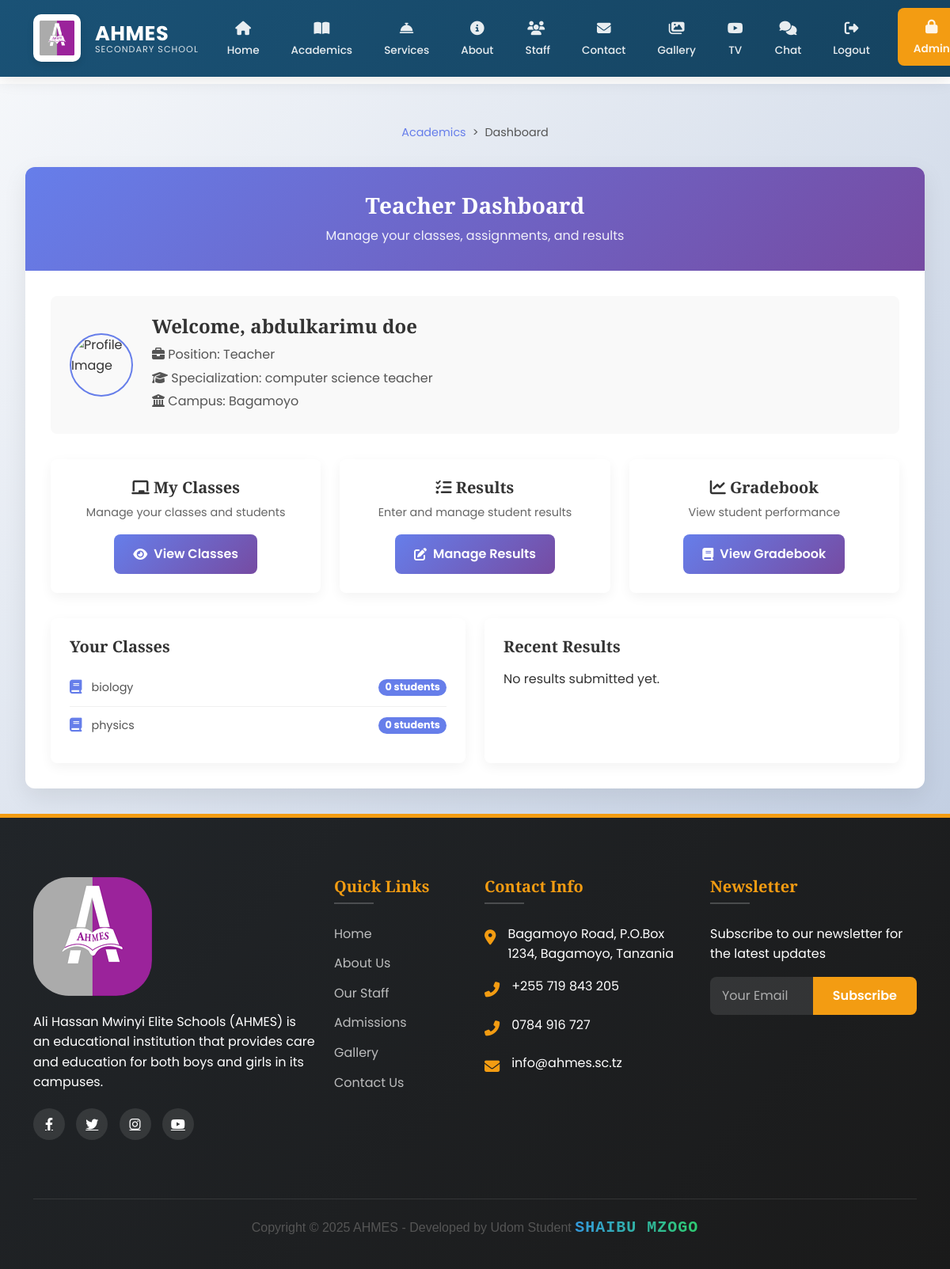
/academics/teacher/dashboard/ (signed in), run on an earlier commit of the app's database.
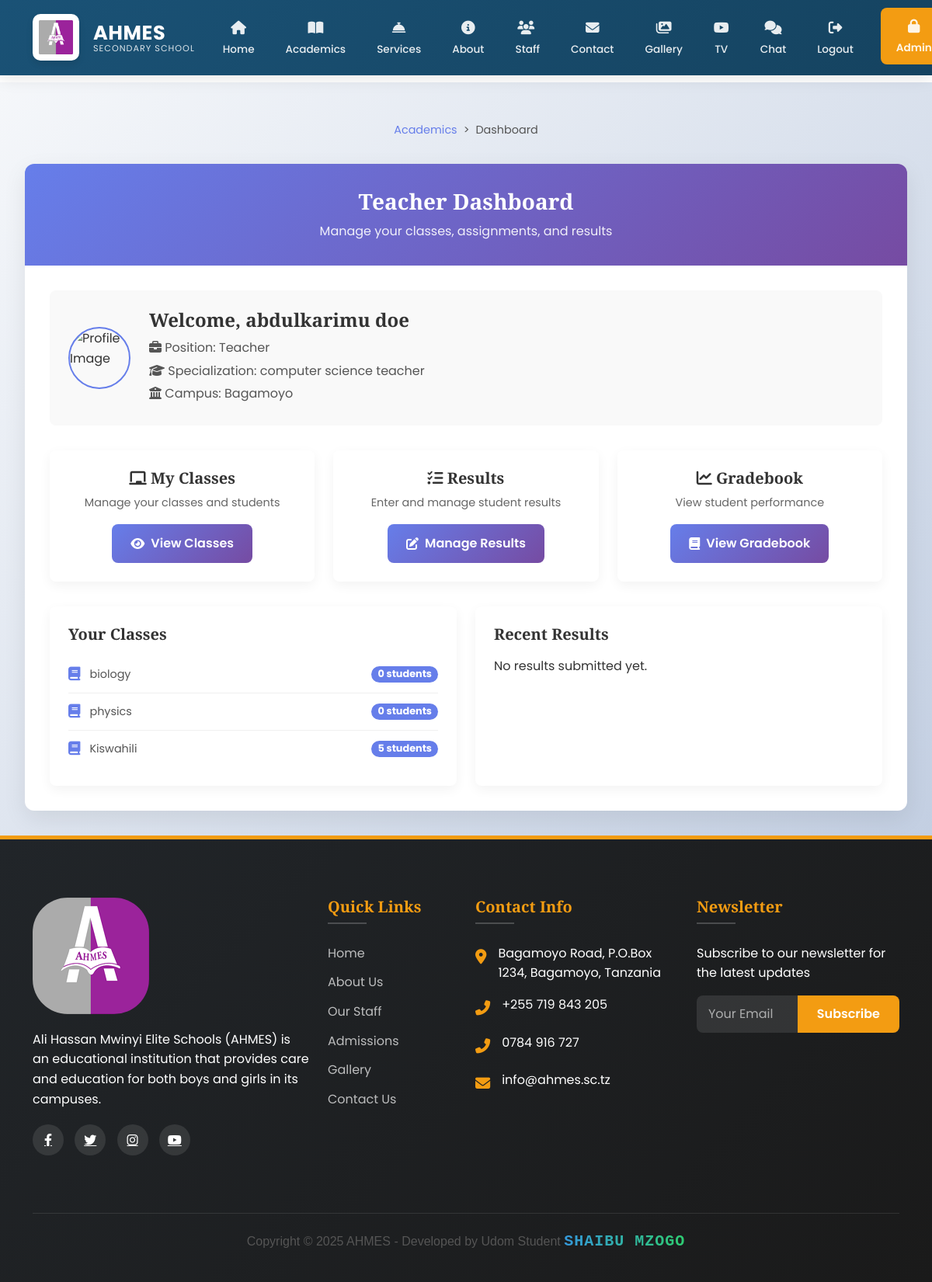
And on a later commit of the database.
### main/models.py (models this page shows, shortened)
class SchoolClass(models.Model):
    name = models.CharField(max_length=100)
    level = models.ForeignKey(Level, on_delete=models.CASCADE)
    teacher = models.ForeignKey(StaffMember, on_delete=models.CASCADE)
    students = models.ManyToManyField(Student)
    academic_year = models.CharField(max_length=20)
    created_at = models.DateTimeField(auto_now_add=True)
    updated_at = models.DateTimeField(auto_now=True)
    @property
    def student_count(self):
        return self.students.count()

### main/views.py (the view)
# urls.py: path('academics/teacher/dashboard/', teacher_dashboard, name='teacher_dashboard'),
@login_required
def teacher_dashboard(request):
    staff_profile = getattr(request.user, 'staff_profile', None)
    if not staff_profile or staff_profile.position != 'Teacher':
        raise PermissionDenied
    classes_taught = SchoolClass.objects.filter(teacher=staff_profile)
    return render(request, 'academics/teacher_dashboard.html', {
        'staff': staff_profile,
        'classes_taught': classes_taught
    })

### main/context_processors.py (called while the page is built)
def admin_counts(request):
    if request.user.is_authenticated and request.user.is_admin:
        return {
            'pending_comments': Comment.objects.filter(is_approved=False).count(),
            'gallery_count': Gallery.objects.count(),
        }
    return {}

def unread_messages_count(request):
    if request.user.is_authenticated:
        count = Message.objects.filter(
            conversation__participants=request.user,
            is_read=False
        ).exclude(
            sender=request.user
        ).count()
        print(f"DEBUG: Unread messages count for {request.user}: {count}")  # Debug output
        return {'unread_messages_count': count}
    return {}

### main/models.py (called while the page is built)
    def __str__(self):
        return self.username

### main/templates/academics/teacher_dashboard.html (shortened to what this page needs)
{% extends 'main/base.html' %}
{% load static %}
{% block content %}
<div class="teacher-dashboard-wrapper">
  <div class="teacher-breadcrumb">
    <ol>
      <li><a href="{% url 'services' %}">Academics</a></li>
      <li class="active">Dashboard</li>
    </ol>
  </div>
  <div class="teacher-dashboard-card">
    <div class="teacher-dashboard-header">
      <h2>Teacher Dashboard</h2>
      <p>Manage your classes, assignments, and results</p>
    </div>
    <div class="teacher-dashboard-body">
      <div class="teacher-profile">
        <img src="{% if staff.image %}{{ staff.image.url }}{% else %}{% static 'images/default-user.jpg' %}{% endif %}" alt="Profile Image">
        <div class="teacher-profile-info">
          <h2>Welcome, {{ staff.first_name }} {{ staff.last_name }}</h2>
          <p><i class="fas fa-briefcase"></i> Position: {{ staff.position }}</p>
          <p><i class="fas fa-graduation-cap"></i> Specialization: {{ staff.specialization }}</p>
          <p><i class="fas fa-university"></i> Campus: {{ staff.campus.name }}</p>
        </div>
      </div>
      <div class="dashboard-grid">
        <div class="dashboard-item">
          <h3><i class="fas fa-chalkboard"></i> My Classes</h3>
          <p>Manage your classes and students</p>
          <a href="{% url 'teacher_classes' %}"><i class="fas fa-eye"></i> View Classes</a>
        </div>
        <div class="dashboard-item">
          <h3><i class="fas fa-tasks"></i> Results</h3>
          <p>Enter and manage student results</p>
          <a href="{% url 'teacher_result_dashboard' %}"><i class="fas fa-edit"></i> Manage Results</a>
        </div>
        <div class="dashboard-item">
          <h3><i class="fas fa-chart-line"></i> Gradebook</h3>
          <p>View student performance</p>
          <a href="{% url 'teacher_gradebook' %}"><i class="fas fa-book"></i> View Gradebook</a>
        </div>
      </div>
      <div class="recent-section">
        <div class="recent-card">
          <h3>Your Classes</h3>
          {% if classes_taught %}
            <ul>
              {% for class in classes_taught %}
                <li>
                  <i class="fas fa-book"></i> {{ class.name }}
                  <span class="badge">{{ class.student_count }} students</span>
                </li>
              {% endfor %}
            </ul>
          {% else %}
            <p>You are not currently assigned to any classes.</p>
          {% endif %}
        </div>
        <div class="recent-card">
          <h3>Recent Results</h3>
          {% if recent_results %}
            <table class="result-table">
              <thead>
                <tr>
                  <th>Student</th>
                  <th>Subject</th>
                  <th>Score</th>
                  <th>Status</th>
                </tr>
              </thead>
              <tbody>
                {% for result in recent_results %}
                <tr>
                  <td>{{ result.student }}</td>
                  <td>{{ result.subject }}</td>
                  <td>{{ result.total_score }}</td>
                  <td>
                    <span class="badge {% if result.is_approved %}badge-approved{% else %}badge-pending{% endif %}">
                      {% if result.is_approved %}Approved{% else %}Pending{% endif %}
                    </span>
                  </td>
                </tr>
                {% endfor %}
              </tbody>
            </table>
            <a href="{% url 'teacher_result_dashboard' %}" class="btn btn-primary mt-3">View All Results</a>
          {% else %}
            <p>No results submitted yet.</p>
          {% endif %}
        </div>
      </div>
    </div>
  </div>
</div>
{% endblock %}

What changed in the data, as far as the page shows it:
added SchoolClass: name "Kiswahili", student_count "5"
